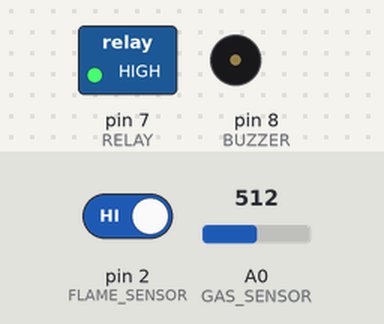
The sketch below on a simulated Arduino Uno, built with avr-gcc and run on an emulated ATmega328P. On the bench: switched loads named in the sketch (green lamp = pin HIGH), buzzer (waves = sounding, pin HIGH). The test bench sets the inputs (shaded band); at power-on: A0 (GAS_SENSOR) = 512, pin 2 (FLAME_SENSOR) HIGH. What the sketch prints to the serial monitor is not drawn.

Above: at 3.2 s.
3.3 s: A0 (GAS_SENSOR) set to 544
8.3 s: A0 (GAS_SENSOR) set to 571
At 13.1 s:
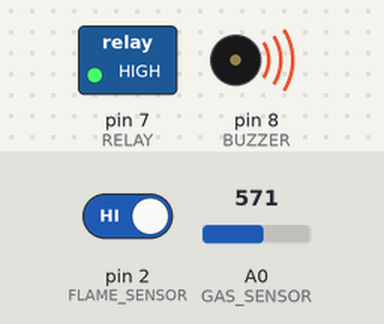
At 19.7 s:
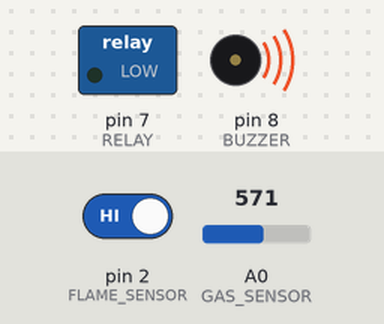
Timing chart, 0 to 21.2 s (numbered marks = the images above; inputs shaded):
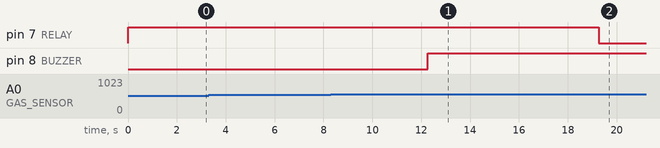

The sketch:

fire_detection.ino
```cpp
#include <SoftwareSerial.h>

// Pin Definitions
#define FLAME_SENSOR 2
#define GAS_SENSOR A0  // Now using analog pin A0
#define BUZZER 8
#define RELAY 7

bool alertSent = false;
int gasThreshold = 0;

void setup() {
  pinMode(FLAME_SENSOR, INPUT);
  pinMode(BUZZER, OUTPUT);
  pinMode(RELAY, OUTPUT);

  digitalWrite(BUZZER, LOW);
  digitalWrite(RELAY, HIGH);

  Serial.begin(9600);

  delay(2000);  // Give time to initialize

  // Set gas threshold after warm-up
  int baseline = analogRead(GAS_SENSOR);
  gasThreshold = baseline + 40;  // Adjust as needed

  Serial.println("Smart Fire Extinguisher System Ready");
  Serial.print("Gas baseline: "); Serial.println(baseline);
  Serial.print("Gas threshold: "); Serial.println(gasThreshold);
}

void loop() {
  int flameDetected = digitalRead(FLAME_SENSOR);
  int gasValue = analogRead(GAS_SENSOR);
  bool gasDetected = gasValue > gasThreshold;

  Serial.print("Flame: "); Serial.print(flameDetected);
  Serial.print(" | Gas Value: "); Serial.print(gasValue);
  Serial.print(" | Threshold: "); Serial.println(gasThreshold);


  if (flameDetected == LOW || gasDetected) {
    digitalWrite(BUZZER, HIGH);
    delay(5000);
  } else {
    digitalWrite(BUZZER, LOW);
    delay(5000);
  }

  // 🔥 Confirmed flame detection
  if (flameDetected == LOW && !alertSent) {
    Serial.println("🔥 Flame detected. Verifying...");
    delay(2000);
    if (digitalRead(FLAME_SENSOR) == LOW) {
      digitalWrite(RELAY, LOW);
      alertSent = true;
      Serial.println("✅ Fire confirmed. Pump activated.");
    } else {
      Serial.println("❌ False flame alert.");
    }
  }

  // 💨 Confirmed gas detection
  if (gasDetected && !alertSent) {
    Serial.println("💨 Gas detected. Verifying...");
    delay(2000);
    int recheckGas = analogRead(GAS_SENSOR);
    if (recheckGas > gasThreshold) {
      digitalWrite(RELAY, LOW);
      alertSent = true;
      Serial.println("✅ Gas confirmed. Pump activated.");
    } else {
      Serial.println("❌ False gas alert.");
    }
  }

  // 🔁 Reset pump if both danger signals are gone
  if (flameDetected != LOW && analogRead(GAS_SENSOR) <= gasThreshold && alertSent) {
    delay(2000);
    if (digitalRead(FLAME_SENSOR) != LOW && analogRead(GAS_SENSOR) <= gasThreshold) {
      digitalWrite(RELAY, HIGH);
      alertSent = false;
      Serial.println("ℹ️ No danger. Pump deactivated.");
    }
  }

  // Communication with ESP8266
  if (gasDetected || flameDetected == LOW) {
    Serial.println("ALERT_TRIGGERED");
    delay(1000); // Prevent spamming
  }

  delay(100); // Stability delay
}
```

Measured:
- the behaviour switches between 552 and 553 on A0 (GAS_SENSOR) (found by bisection; images 0 and 1)
- after the input at 3.3 s, every drawn part: stays the same
- after the input at 8.3 s, pin 7 (RELAY): HIGH → LOW after 11.0 s; pin 8 (BUZZER): LOW → HIGH after 4.0 s
